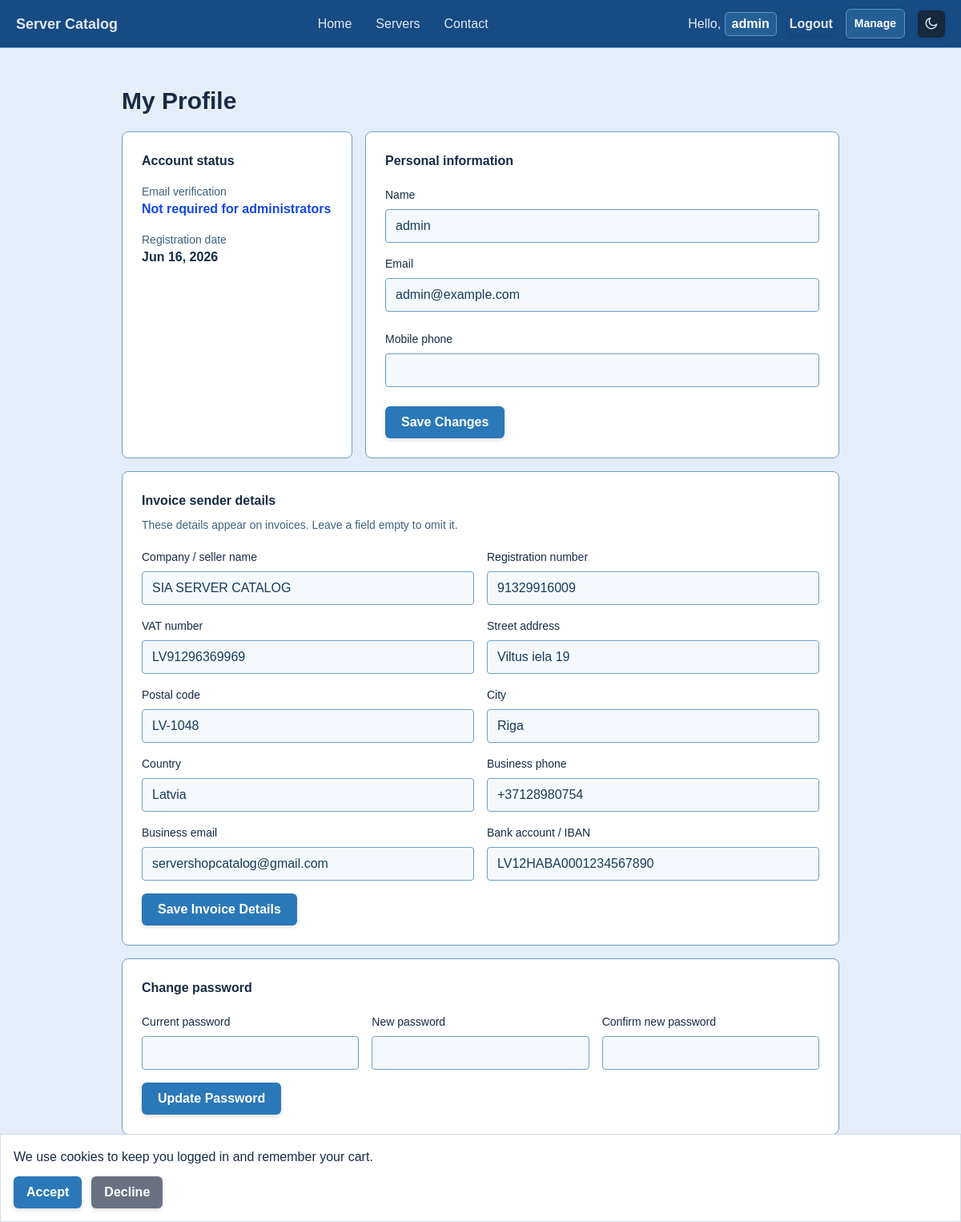
Screenshot of /public/profile.php (signed in) with the database file from the repository.
### tables this page shows
CREATE TABLE `users` (
  `id` int(11) NOT NULL,
  `username` varchar(255) NOT NULL,
  `email` varchar(255) NOT NULL,
  `mobile_phone` varchar(30) DEFAULT NULL,
  `invoice_company_name` varchar(255) DEFAULT NULL,
  `invoice_registration_number` varchar(100) DEFAULT NULL,
  `invoice_vat_number` varchar(100) DEFAULT NULL,
  `invoice_address` varchar(255) DEFAULT NULL,
  `invoice_postal_code` varchar(30) DEFAULT NULL,
  `invoice_city` varchar(100) DEFAULT NULL,
  `invoice_country` varchar(100) DEFAULT NULL,
  `invoice_phone` varchar(50) DEFAULT NULL,
  `invoice_email` varchar(255) DEFAULT NULL,
  `invoice_bank_account` varchar(100) DEFAULT NULL,
  `email_verified_at` timestamp NULL DEFAULT NULL,
  `email_verification_token` varchar(64) DEFAULT NULL,
  `password` varchar(255) NOT NULL,
  `role` enum('admin','user') NOT NULL DEFAULT 'user',
  `created_at` timestamp NOT NULL DEFAULT current_timestamp()
);

### src/controllers/ProfileController.php (called while the page is built, shortened)
<?php
require_once base_path('src/Models/User.php');
class ProfileController {
    private $userModel;
    public function __construct($pdo, bool $requireAuthentication = true) {
        $this->userModel = new User($pdo);
    }
    public function index() {
        $user = $this->userModel->findById($_SESSION['user_id']);
        $profile = [
            'user' => $user,
            'errors' => [],
            'success' => null,
            'warning' => null,
            'formUsername' => $user['username'],
            'formEmail' => $user['email'],
            'formMobilePhone' => $user['mobile_phone'] ?? '',
            'formInvoiceDetails' => $this->getInvoiceFormValues($user),
        ];
        require_once base_path('templates/profile.php');
    }
    private function getInvoiceFormValues(array $user): array {
        return [
            'company_name' => $user['invoice_company_name'] ?? '',
            'registration_number' => $user['invoice_registration_number'] ?? '',
            'vat_number' => $user['invoice_vat_number'] ?? '',
            'address' => $user['invoice_address'] ?? '',
            'postal_code' => $user['invoice_postal_code'] ?? '',
            'city' => $user['invoice_city'] ?? '',
            'country' => $user['invoice_country'] ?? '',
            'phone' => $user['invoice_phone'] ?? '',
            'email' => $user['invoice_email'] ?? '',
            'bank_account' => $user['invoice_bank_account'] ?? '',
        ];
    }
}

### public/profile.php (called while the page is built, shortened)
<?php
require_once BASE_PATH . 'src/Config/db.php';
require_once BASE_PATH . 'src/Controllers/ProfileController.php';
$controller = new ProfileController($pdo);
$controller->index();

### src/models/User.php (called while the page is built, shortened)
<?php
class User {
    private $pdo;
    public function __construct($pdo) {
        $this->pdo = $pdo;
    }
    public function findById($id) {
        $stmt = $this->pdo->prepare("SELECT * FROM users WHERE id = :id");
        $stmt->execute([':id' => $id]);
        return $stmt->fetch();
    }
}

### templates/profile.php (the view, shortened to what this page needs)
<?php require_once base_path('templates/header.php'); ?>
<main class="profile-main">
    <div class="profile-layout">
        <div class="flex items-end justify-between gap-4 mb-5">
            <div>
                <h1 class="text-3xl font-bold">My Profile</h1>
            </div>
        </div>
        <div class="grid gap-4 md:grid-cols-3">
            <section class="bg-white rounded-lg border border-gray-200 p-6 md:col-span-1">
                <h2 class="font-semibold mb-4">Account status</h2>
                <div class="mb-4">
                    <p class="text-sm text-gray-500">Email verification</p>
                    <?php if ($profile['user']['role'] === 'admin'): ?>
                        <p class="text-blue-700 font-semibold">Not required for administrators</p>
                    <?php elseif ($profile['user']['email_verified_at']): ?>
                        <p class="text-green-700 font-semibold">Verified</p>
                        <p class="text-xs text-gray-500 mt-1"><?= htmlspecialchars($profile['user']['email_verified_at']) ?></p>
                    <?php else: ?>
                        <p class="text-yellow-700 font-semibold">Not verified</p>
                    <?php endif; ?>
                </div>
                <div>
                    <p class="text-sm text-gray-500">Registration date</p>
                    <p class="font-semibold"><?= htmlspecialchars(date('M j, Y', strtotime($profile['user']['created_at']))) ?></p>
                </div>
            </section>
            <section class="bg-white rounded-lg border border-gray-200 p-6 md:col-span-2">
                <h2 class="font-semibold mb-5">Personal information</h2>
                <form method="POST" class="notification-validation-form" novalidate>
                    <div class="flex flex-col gap-2 mb-4">
                        <label for="profile-username" class="text-sm font-medium">Name</label>
                        <input id="profile-username" type="text" name="username" required value="<?= htmlspecialchars($profile['formUsername']) ?>" class="border border-gray-300 rounded px-3 py-2">
                    </div>
                    <div class="flex flex-col gap-2 mb-6">
                        <label for="profile-email" class="text-sm font-medium">Email</label>
                        <input id="profile-email" type="email" name="email" required value="<?= htmlspecialchars($profile['formEmail']) ?>" class="border border-gray-300 rounded px-3 py-2">
                    </div>
                    <div class="flex flex-col gap-2 mb-6">
                        <label for="profile-mobile-phone" class="text-sm font-medium">Mobile phone</label>
                        <input id="profile-mobile-phone" type="tel" name="mobile_phone" inputmode="tel" autocomplete="tel" maxlength="16" pattern="\+?[0-9]{1,15}" value="<?= htmlspecialchars($profile['formMobilePhone']) ?>" class="phone-number-input border border-gray-300 rounded px-3 py-2">
                    </div>
                    <button type="submit" class="text-white px-5 py-2 rounded-lg font-semibold" style="background-color: #308020;">Save Changes</button>
                </form>
            </section>
            <?php if ($profile['user']['role'] === 'admin'): ?>
                <section class="bg-white rounded-lg border border-gray-200 p-6 md:col-span-3">
                    <h2 class="font-semibold mb-2">Invoice sender details</h2>
                    <p class="text-sm text-gray-500 mb-5">These details appear on invoices. Leave a field empty to omit it.</p>
                    <form method="POST" class="grid gap-4 md:grid-cols-2">
                        <div class="flex flex-col gap-2">
                            <label for="invoice-company-name" class="text-sm font-medium">Company / seller name</label>
                            <input id="invoice-company-name" name="invoice_company_name" maxlength="255" value="<?= htmlspecialchars($profile['formInvoiceDetails']['company_name']) ?>" class="border border-gray-300 rounded px-3 py-2">
                        </div>
                        <div class="flex flex-col gap-2">
                            <label for="invoice-registration-number" class="text-sm font-medium">Registration number</label>
                            <input id="invoice-registration-number" name="invoice_registration_number" maxlength="100" value="<?= htmlspecialchars($profile['formInvoiceDetails']['registration_number']) ?>" class="border border-gray-300 rounded px-3 py-2">
                        </div>
                        <div class="flex flex-col gap-2">
                            <label for="invoice-vat-number" class="text-sm font-medium">VAT number</label>
                            <input id="invoice-vat-number" name="invoice_vat_number" maxlength="100" value="<?= htmlspecialchars($profile['formInvoiceDetails']['vat_number']) ?>" class="border border-gray-300 rounded px-3 py-2">
                        </div>
                        <div class="flex flex-col gap-2">
                            <label for="invoice-address" class="text-sm font-medium">Street address</label>
                            <input id="invoice-address" name="invoice_address" maxlength="255" value="<?= htmlspecialchars($profile['formInvoiceDetails']['address']) ?>" class="border border-gray-300 rounded px-3 py-2">
                        </div>
                        <div class="flex flex-col gap-2">
                            <label for="invoice-postal-code" class="text-sm font-medium">Postal code</label>
                            <input id="invoice-postal-code" name="invoice_postal_code" maxlength="30" value="<?= htmlspecialchars($profile['formInvoiceDetails']['postal_code']) ?>" class="border border-gray-300 rounded px-3 py-2">
                        </div>
                        <div class="flex flex-col gap-2">
                            <label for="invoice-city" class="text-sm font-medium">City</label>
                            <input id="invoice-city" name="invoice_city" maxlength="100" value="<?= htmlspecialchars($profile['formInvoiceDetails']['city']) ?>" class="border border-gray-300 rounded px-3 py-2">
                        </div>
                        <div class="flex flex-col gap-2">
                            <label for="invoice-country" class="text-sm font-medium">Country</label>
                            <input id="invoice-country" name="invoice_country" maxlength="100" value="<?= htmlspecialchars($profile['formInvoiceDetails']['country']) ?>" class="border border-gray-300 rounded px-3 py-2">
                        </div>
                        <div class="flex flex-col gap-2">
                            <label for="invoice-phone" class="text-sm font-medium">Business phone</label>
                            <input id="invoice-phone" name="invoice_phone" maxlength="50" value="<?= htmlspecialchars($profile['formInvoiceDetails']['phone']) ?>" class="border border-gray-300 rounded px-3 py-2">
                        </div>
                        <div class="flex flex-col gap-2">
                            <label for="invoice-email" class="text-sm font-medium">Business email</label>
                            <input id="invoice-email" type="email" name="invoice_email" maxlength="255" value="<?= htmlspecialchars($profile['formInvoiceDetails']['email']) ?>" class="border border-gray-300 rounded px-3 py-2">
                        </div>
                        <div class="flex flex-col gap-2">
                            <label for="invoice-bank-account" class="text-sm font-medium">Bank account / IBAN</label>
                            <input id="invoice-bank-account" name="invoice_bank_account" maxlength="100" value="<?= htmlspecialchars($profile['formInvoiceDetails']['bank_account']) ?>" class="border border-gray-300 rounded px-3 py-2">
                        </div>
                        <div class="md:col-span-2">
                            <button type="submit" class="text-white px-5 py-2 rounded-lg font-semibold" style="background-color: #308020;">Save Invoice Details</button>
                        </div>
                    </form>
                </section>
            <?php endif; ?>
            <section class="bg-white rounded-lg border border-gray-200 p-6 md:col-span-3">
                <h2 class="font-semibold mb-5">Change password</h2>
                <form method="POST" class="notification-validation-form grid gap-4 md:grid-cols-3" novalidate>
                    <div class="flex flex-col gap-2">
                        <label for="current-password" class="text-sm font-medium">Current password</label>
                        <input id="current-password" type="password" name="current_password" required autocomplete="current-password" class="border border-gray-300 rounded px-3 py-2">
                    </div>
                    <div class="flex flex-col gap-2">
                        <label for="new-password" class="text-sm font-medium">New password</label>
                        <input id="new-password" type="password" name="new_password" required minlength="8" autocomplete="new-password" class="border border-gray-300 rounded px-3 py-2">
                    </div>
                    <div class="flex flex-col gap-2">
                        <label for="confirm-new-password" class="text-sm font-medium">Confirm new password</label>
                        <input id="confirm-new-password" type="password" name="confirm_password" required minlength="8" autocomplete="new-password" class="border border-gray-300 rounded px-3 py-2">
                    </div>
                    <div class="md:col-span-3">
                        <button type="submit" class="text-white px-5 py-2 rounded-lg font-semibold" style="background-color: #308020;">Update Password</button>
                    </div>
                </form>
            </section>
        </div>
    </div>
</main>
<?php require_once base_path('templates/footer.php'); ?>

### public/css/main.css (style rules this page uses)
* { box-sizing: border-box; }
button, a[class*="bg-"], a[style*="background-color"], .btn, .custom-file-button { transition: transform 0.2s ease, box-shadow 0.2s ease, opacity 0.2s ease, background-color 0.2s ease; }
body { font-family: Arial, Helvetica, sans-serif; background-color: #cbe3c5; color: #222; transition: background-color 0.2s ease, color 0.2s ease; }
.profile-main { display: flex; align-items: center; justify-content: center; min-height: calc(100vh - 124px); padding: clamp(36px, 6vh, 72px) 20px; }
.profile-layout { width: min(100%, 896px); margin: auto; }
html, body { min-height: 100%; }
body { display: flex; flex-direction: column; min-height: 100vh; }
main { flex: 1 0 auto; }

### public/css/admin.css (style rules this page uses)
.admin-page { background-color: #e4edf8; color: #172b45; }
.admin-page main { background-color: #e4edf8; }
.admin-page .bg-white { background-color: #ffffff !important; border: 1px solid #d4dce7; }
.admin-page button, .admin-page a[class*="bg-"] { border-radius: 6px; font-weight: 600; box-shadow: 0 2px 5px rgb(23 43 69 / 16%); }
.admin-page .border-gray-200, .admin-page .border-gray-300, .admin-page .border, .admin-page .border-b, .admin-page .border-t { border-color: #6f9fc8 !important; }
.admin-page .text-gray-600, .admin-page .text-gray-500, .admin-page .text-gray-400, .admin-page .text-gray-700 { color: #40627f !important; }
.admin-page input, .admin-page select, .admin-page textarea { border-color: #7fa8ca !important; background-color: #f5f9fd !important; color: #173b5d !important; }
.admin-page [style*="background-color: #308020"] { background-color: #2b78b8 !important; }

### rows the page displays
users: created_at "Jun 16, 2026", email "admin@example.com", invoice_company_name "SIA SERVER CATALOG", invoice_registration_number "91329916009", invoice_vat_number "LV91296369969", invoice_address "Viltus iela 19", invoice_postal_code "LV-1048", invoice_city "Riga", invoice_country "Latvia", invoice_phone "+37128980754", invoice_email "servershopcatalog@gmail.com", invoice_bank_account "LV12HABA0001234567890"

### other values shown
$_SESSION['user_name'] "admin"
